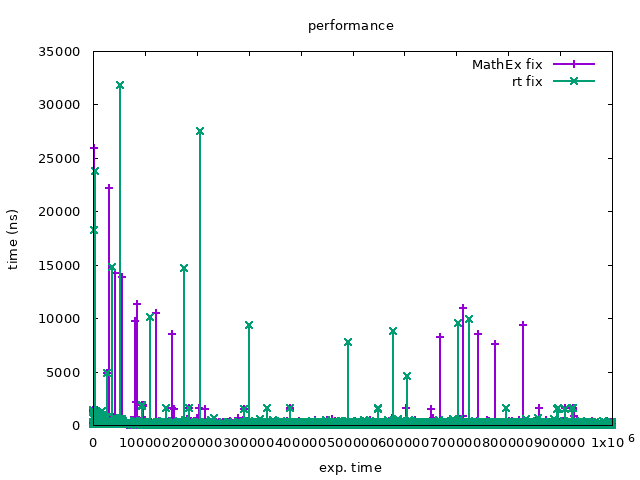

This chart was generated by the following gnuplot code:
reset
set title 'performance'
set xlabel 'exp. time'
set ylabel 'time (ns)'
set key right top
set term png enhanced font 'Verdana,10'
set output 'perf1.png'
plot [:][:] \
'perf1.out' using 1:3 with linespoints linewidth 2 title "MathEx fix",\
'' using 1:2 with linespoints linewidth 2 title "rt fix",\
